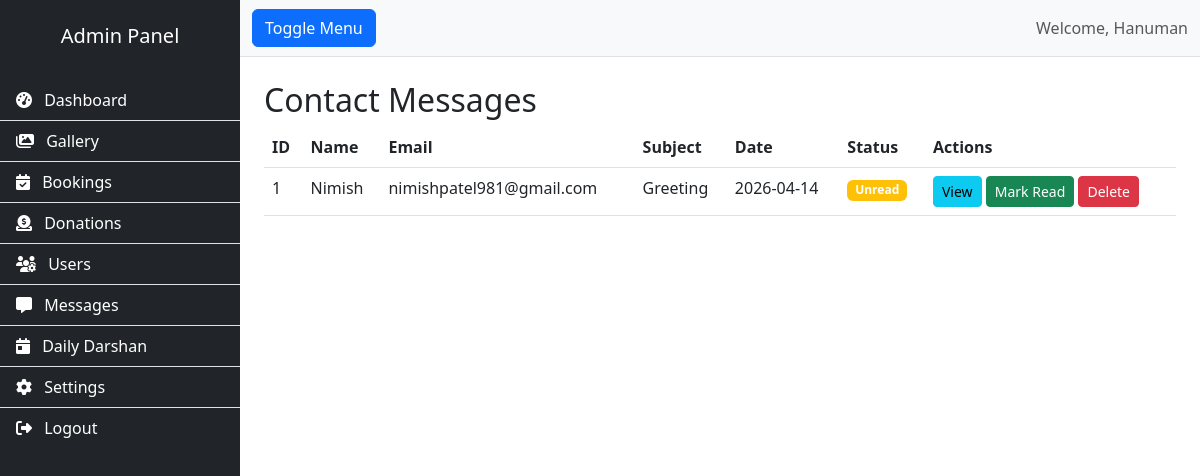
Screenshot of /admin/contacts (signed in) with the database file from the repository.
### app.py (models this page shows, shortened)
class User(UserMixin, db.Model):
    id = db.Column(db.Integer, primary_key=True)
    username = db.Column(db.String(80), unique=True, nullable=False)
    email = db.Column(db.String(120), unique=True, nullable=False)
    password_hash = db.Column(db.String(200), nullable=False)
    full_name = db.Column(db.String(100))
    phone = db.Column(db.String(20))
    role = db.Column(db.String(20), default='user')  # 'admin', 'user', 'darshan_manager'
    created_at = db.Column(db.DateTime, default=lambda: datetime.now(timezone.utc))
    bookings = db.relationship('PrasadBooking', backref='user', lazy=True)
    donations = db.relationship('Donation', backref='user', lazy=True)
    @property
    def is_admin(self):
        return self.role == 'admin'

class ContactMessage(db.Model):
    id = db.Column(db.Integer, primary_key=True)
    name = db.Column(db.String(100), nullable=False)
    email = db.Column(db.String(120), nullable=False)
    phone = db.Column(db.String(20))
    subject = db.Column(db.String(200))
    message = db.Column(db.Text, nullable=False)
    is_read = db.Column(db.Boolean, default=False)
    created_at = db.Column(db.DateTime, default=lambda: datetime.now(timezone.utc))

### app.py (the view)
@app.route('/admin/contacts')
@login_required
@admin_required
def admin_contacts():
    messages = ContactMessage.query.order_by(ContactMessage.created_at.desc()).all()
    return render_template('admin/contacts.html', messages=messages)

### app.py (called while the page is built)
@login_manager.user_loader
def load_user(user_id):
    return User.query.get(int(user_id))

def admin_required(f):
    @wraps(f)
    def decorated_function(*args, **kwargs):
        if not current_user.is_authenticated or not current_user.is_admin:
            flash('You do not have permission to access this page.', 'danger')
            return redirect(url_for('admin_login'))
        return f(*args, **kwargs)
    return decorated_function

@app.context_processor
def inject_globals():
    try:
        settings = SiteSettings.get_settings()
    except:
        settings = None
    return {
        'settings': settings,
        'get_today_darshan': DailyDarshan.get_today_darshan,
        'now': lambda: datetime.now(timezone.utc)
    }

    @staticmethod
    def get_settings():
        settings = SiteSettings.query.first()
        if not settings:
            settings = SiteSettings()
            db.session.add(settings)
            db.session.commit()
        return settings

### templates/admin/contacts.html (shortened to what this page needs)
{% extends "admin/layout.html" %}
{% block content %}
<h2 class="mt-4">Contact Messages</h2>
<table class="table">
    <thead><tr><th>ID</th><th>Name</th><th>Email</th><th>Subject</th><th>Date</th><th>Status</th><th>Actions</th></tr></thead>
    <tbody>
        {% for m in messages %}
        <tr>
            <td>{{ m.id }}</td><td>{{ m.name }}</td><td>{{ m.email }}</td><td>{{ m.subject }}</td>
            <td>{{ m.created_at.strftime('%Y-%m-%d') }}</td>
            <td>{% if m.is_read %}<span class="badge bg-success">Read</span>{% else %}<span class="badge bg-warning">Unread</span>{% endif %}</td>
            <td>
                <button class="btn btn-sm btn-info" data-bs-toggle="modal" data-bs-target="#msgModal{{ m.id }}">View</button>
                <a href="{{ url_for('admin_contact_mark_read', id=m.id) }}" class="btn btn-sm btn-success">Mark Read</a>
                <a href="{{ url_for('admin_contact_delete', id=m.id) }}" class="btn btn-sm btn-danger">Delete</a>
            </td>
        </tr>
        {% endfor %}
    </tbody>
</table>
{% endblock %}

### templates/admin/layout.html (shortened to what this page needs)
<!DOCTYPE html>
<html lang="en">
<head>
    <link href="https://cdn.jsdelivr.net/npm/bootstrap@5.3.0/dist/css/bootstrap.min.css" rel="stylesheet">
    <link rel="stylesheet" href="https://cdnjs.cloudflare.com/ajax/libs/font-awesome/6.4.0/css/all.min.css">
    <link rel="stylesheet" href="{{ url_for('static', filename='css/admin.css') }}">
</head>
<body>
    <div class="d-flex" id="wrapper">
        <div class="bg-dark text-white" id="sidebar-wrapper">
            <div class="sidebar-heading text-center py-4">
                <h5>Admin Panel</h5>
            </div>
            <div class="list-group list-group-flush">
    {% if current_user.role == 'admin' %}
        <a href="{{ url_for('admin_dashboard') }}" class="list-group-item list-group-item-action bg-dark text-white"><i class="fas fa-tachometer-alt me-2"></i> Dashboard</a>
        <a href="{{ url_for('admin_gallery') }}" class="list-group-item list-group-item-action bg-dark text-white"><i class="fas fa-images me-2"></i> Gallery</a>
        <a href="{{ url_for('admin_bookings') }}" class="list-group-item list-group-item-action bg-dark text-white"><i class="fas fa-calendar-check me-2"></i> Bookings</a>
        <a href="{{ url_for('admin_donations') }}" class="list-group-item list-group-item-action bg-dark text-white"><i class="fas fa-donate me-2"></i> Donations</a>
        <a href="{{ url_for('admin_users') }}" class="list-group-item list-group-item-action bg-dark text-white"><i class="fas fa-users-cog me-2"></i> Users</a>
        <a href="{{ url_for('admin_contacts') }}" class="list-group-item list-group-item-action bg-dark text-white"><i class="fas fa-message me-2"></i> Messages</a>
        <a href="{{ url_for('admin_daily_darshan') }}" class="list-group-item list-group-item-action bg-dark text-white"><i class="fas fa-calendar-day me-2"></i> Daily Darshan</a>
        <a href="{{ url_for('admin_settings') }}" class="list-group-item list-group-item-action bg-dark text-white"><i class="fas fa-cog me-2"></i> Settings</a>
        <a href="{{ url_for('logout') }}" class="list-group-item list-group-item-action bg-dark text-white"><i class="fas fa-sign-out-alt me-2"></i> Logout</a>
    {% else %}
        <a href="{{ url_for('logout') }}" class="list-group-item list-group-item-action bg-dark text-white"><i class="fas fa-sign-out-alt me-2"></i> Logout</a>
    {% endif %}
</div>
        </div>
        <div id="page-content-wrapper">
            <nav class="navbar navbar-expand-lg navbar-light bg-light border-bottom">
                <div class="container-fluid">
                    <button class="btn btn-primary" id="menu-toggle">Toggle Menu</button>
                    <span class="navbar-text ms-auto">
                        Welcome, {{ current_user.username }}
                    </span>
                </div>
            </nav>
            <div class="container-fluid px-4">
                {% block content %}{% endblock %}
            </div>
        </div>
    </div>
</body>
</html>

### static/css/admin.css (style rules this page uses)
#wrapper { overflow-x: hidden; }
#sidebar-wrapper { min-height: 100vh; margin-left: -15rem; transition: margin 0.25s ease-out; }
#sidebar-wrapper .sidebar-heading { padding: 0.875rem 1.25rem; font-size: 1.2rem; }
#sidebar-wrapper .list-group { width: 15rem; }
#page-content-wrapper { min-width: 100vw; }
@media (min-width: 768px) { #sidebar-wrapper { margin-left: 0; } }
@media (min-width: 768px) { #page-content-wrapper { min-width: 0; width: 100%; } }

### rows the page displays
User: username "Hanuman"
ContactMessage: id "1", name "Nimish", email "nimishpatel981@gmail.com", subject "Greeting", created_at "2026-04-14", is_read "Unread"
